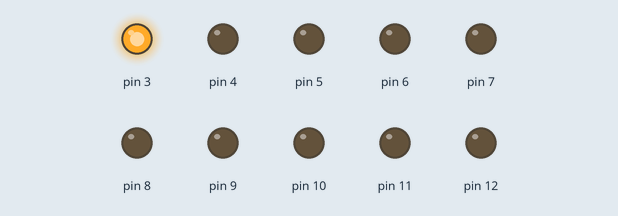
Simulated run of this sketch. Board: Arduino Uno, built with avr-gcc and run on an emulated ATmega328P. Parts: output pins drawn as LEDs (lit = HIGH).

Above: at 0.05 s.
At 0.75 s:
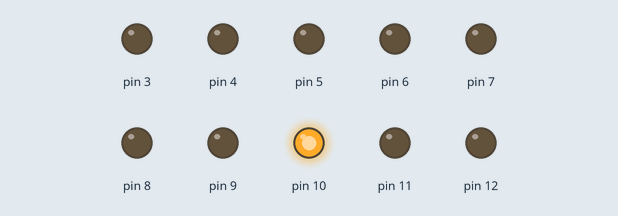
At 1.55 s:
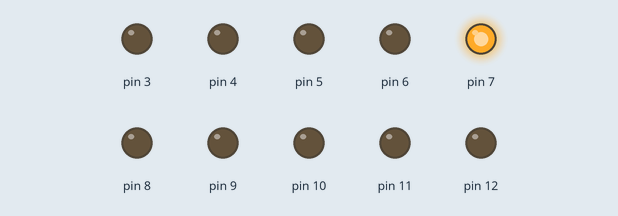
At 2.25 s:
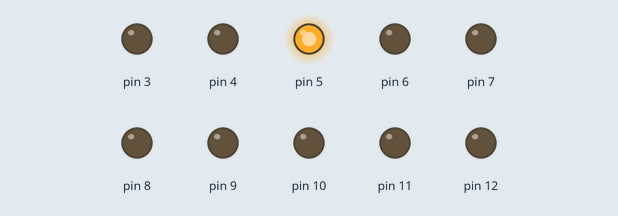
At 3.0 s:
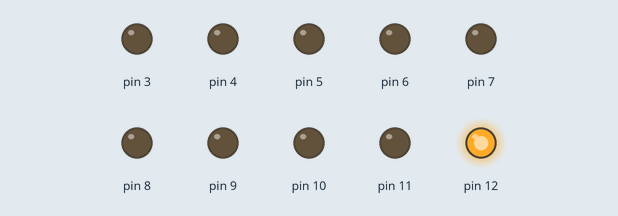
At 4.55 s:
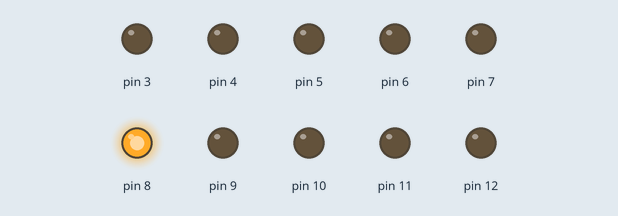
Timing chart, 0 to 4.8 s (numbered marks = the images above):
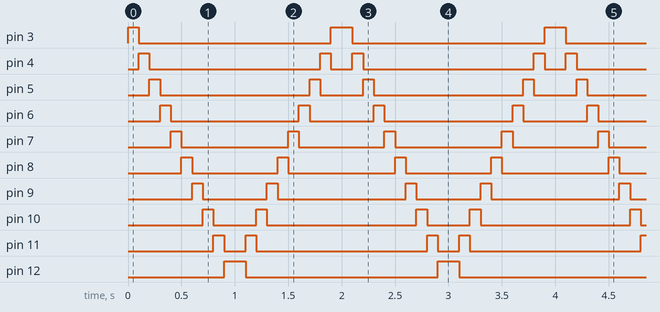

The sketch:

bargraphe.ino
```cpp
// Partie 1 - Chenillard sur le bargraphe
// Les LEDs s'allument une par une, aller puis retour

const int premiereLED = 3;   // LEDs branchees de D3 a D12
const int derniereLED = 12;
const int vitesse = 100;     // temps d'allumage de chaque LED en ms

void setup() {
  // toutes les broches du bargraphe en sortie
  for (int thisPin = premiereLED; thisPin <= derniereLED; thisPin++) {
    pinMode(thisPin, OUTPUT);
  }
}

void loop() {
  // aller : de la premiere a la derniere LED
  for (int thisPin = premiereLED; thisPin <= derniereLED; thisPin++) {
    digitalWrite(thisPin, HIGH);
    delay(vitesse);
    digitalWrite(thisPin, LOW);
  }

  // retour : de la derniere a la premiere LED
  for (int thisPin = derniereLED; thisPin >= premiereLED; thisPin--) {
    digitalWrite(thisPin, HIGH);
    delay(vitesse);
    digitalWrite(thisPin, LOW);
  }
}
```

Measured:
- by itself, pin 3: repeats every 2.0 s: LOW 1.8 s, HIGH 0.20 s
- by itself, pin 4: repeats every 2.0 s: LOW 1.6 s, HIGH 0.10 s, LOW 0.20 s, HIGH 0.10 s
- by itself, pin 5: repeats every 2.0 s: LOW 1.4 s, HIGH 0.10 s, LOW 0.40 s, HIGH 0.10 s
- by itself, pin 6: repeats every 2.0 s: LOW 1.2 s, HIGH 0.10 s, LOW 0.60 s, HIGH 0.10 s
- by itself, pin 7: repeats every 2.0 s: LOW 1.0 s, HIGH 0.10 s, LOW 0.80 s, HIGH 0.10 s
- by itself, pin 8: repeats every 2.0 s: LOW 0.80 s, HIGH 0.10 s, LOW 1.0 s, HIGH 0.10 s
- by itself, pin 9: repeats every 2.0 s: LOW 0.60 s, HIGH 0.10 s, LOW 1.2 s, HIGH 0.10 s
- by itself, pin 10: repeats every 2.0 s: LOW 0.40 s, HIGH 0.10 s, LOW 1.4 s, HIGH 0.10 s
